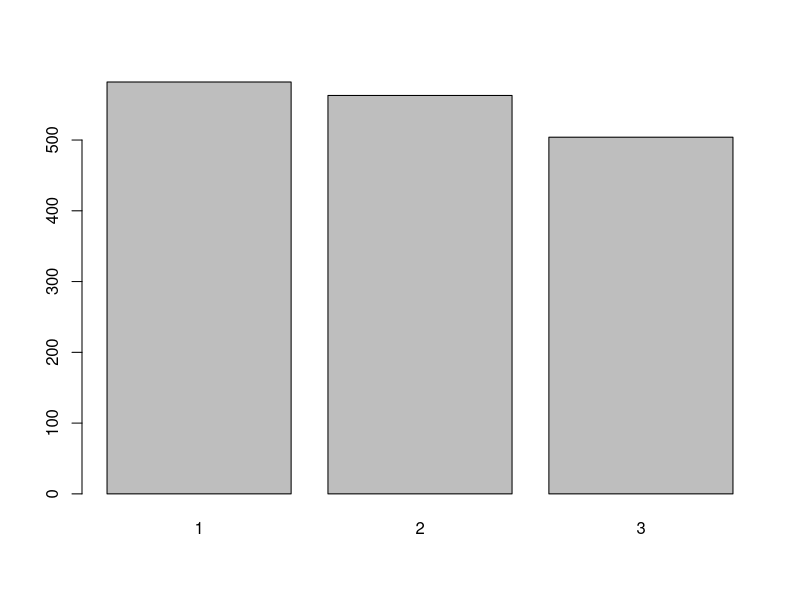
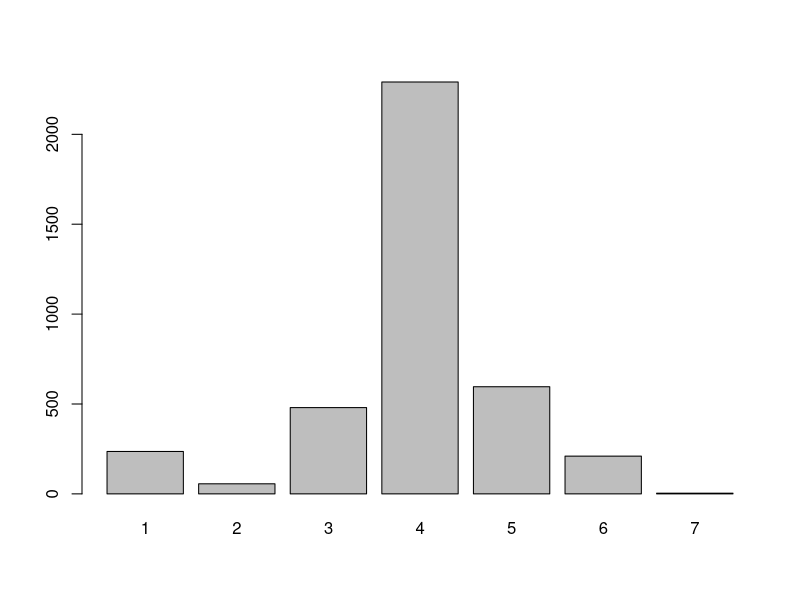
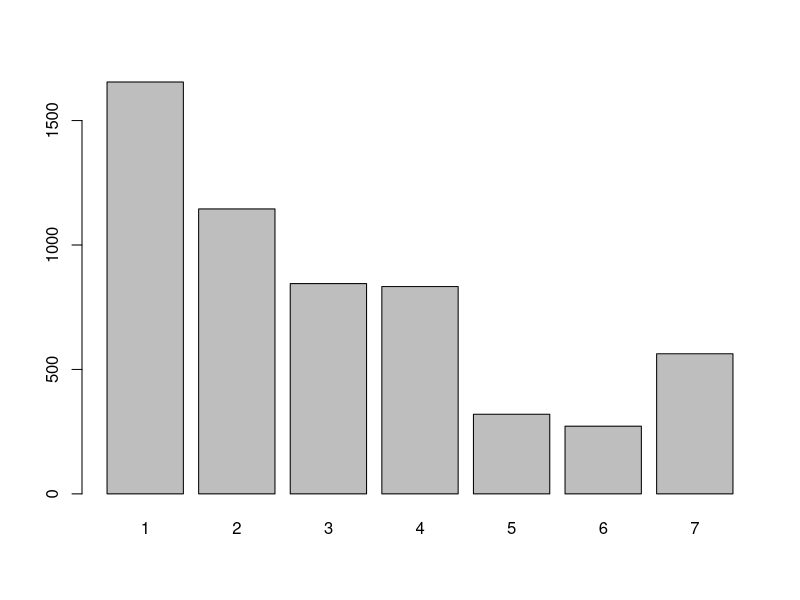
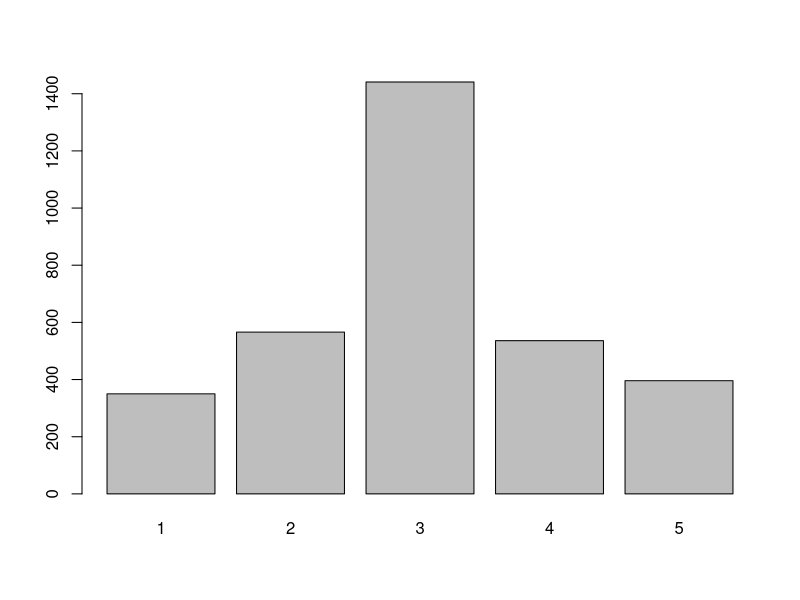
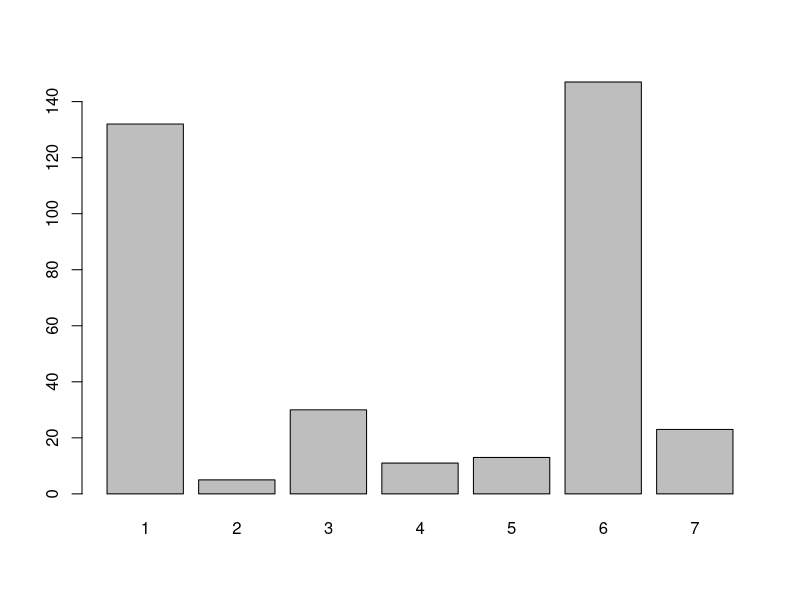
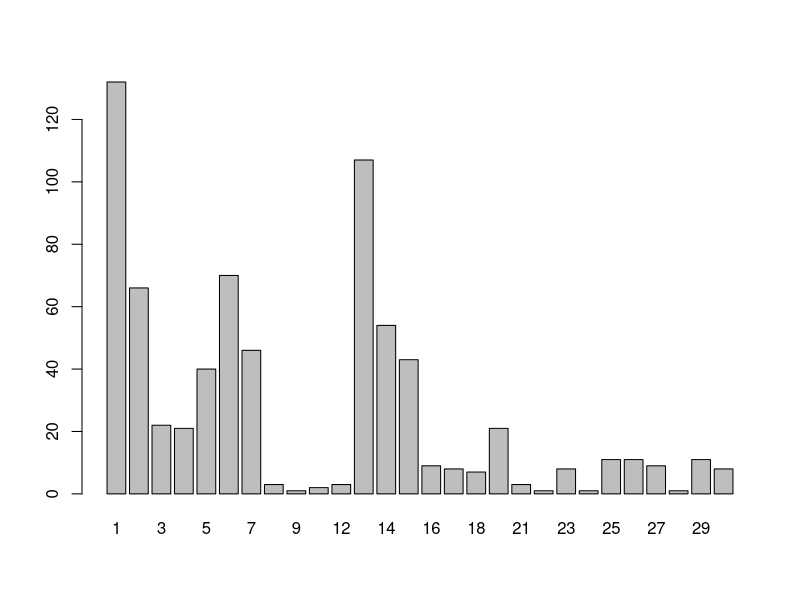
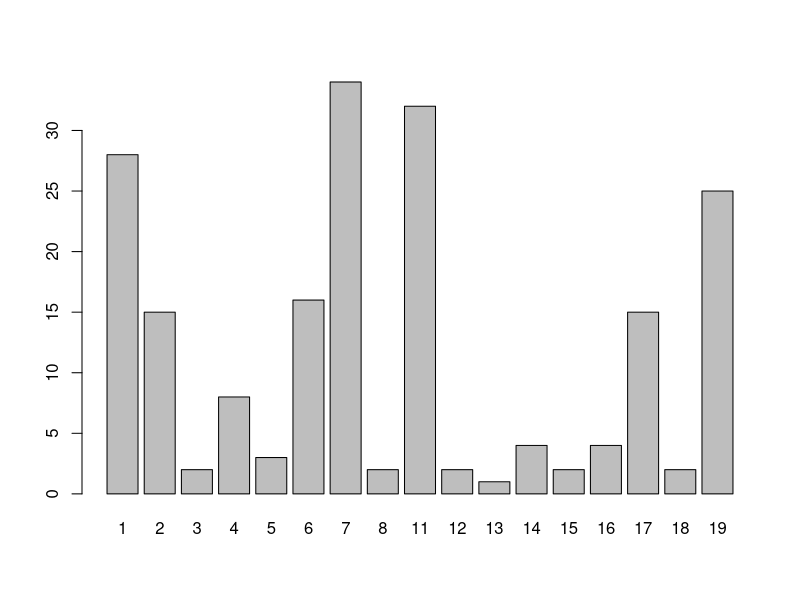
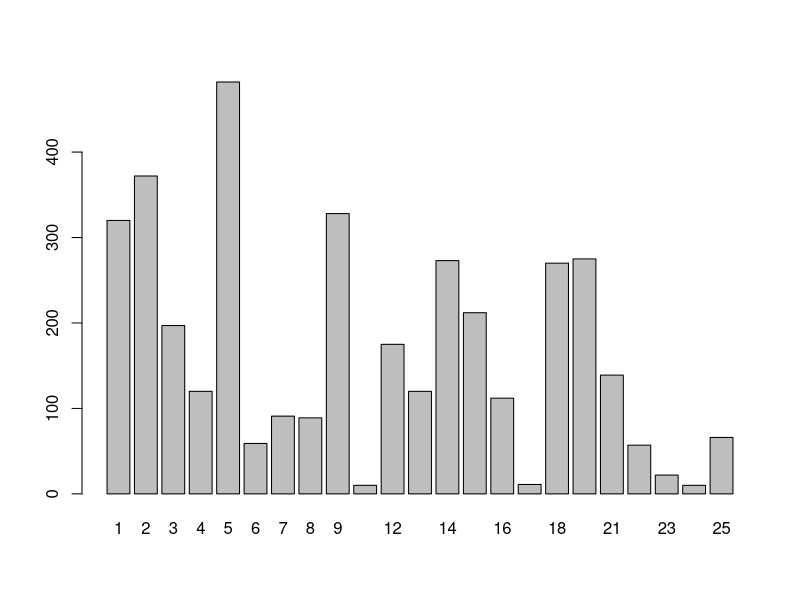

R code for these plots, in order:
library(dplyr)
library(tidyr)

### Bats
bat <- read.csv("rspb20141370supp2_bat.csv", sep=";")

#### Data management: I want to have the dataset in longformat
# Renaming the position variables
n_positions <- ncol(bat) 
colnames(bat)[1:n_positions] <- paste0("pos_", 1:n_positions)

# Turning the dataset from wide to long format
bat_long <- bat %>%
  # Creating a Sequence-ID
  mutate(sequence_id = row_number()) %>%
  #Pivot
  pivot_longer(
    cols = -sequence_id,          
    names_to = "timepoint",       
    values_to = "sound"           
  ) %>%
  # Creating integer values for the new position variable
  mutate(timepoint = as.integer(gsub("\\D", "", timepoint))) %>%
  # remove NAs for shorter sequences
  filter(!is.na(sound)) %>%
  #Sorting
  arrange(sequence_id, timepoint)

# First exploratory steps
unique(bat_long$sound) #how many distinct sounds
max(bat_long$timepoint) #how long is the longest sequence

#relative frequencies of sounds
table(bat_long$sound)
barplot(table(bat_long$sound))

#frequencies of every sound at every position
freq_table_bat <- bat_long %>%
  group_by(timepoint, sound) %>%
  summarise(n = n(), .groups = "drop") %>%
  mutate(prop = n / sum(n), .by = timepoint)

freq_table_bat

freq_list_bat <- bat_long %>%
  group_by(timepoint) %>%
  group_map(~ count(.x, sound) %>% mutate(prop = n / sum(n)))
freq_list_bat

# frequencies of every sequence length
seq_length_table_bat <- bat_long %>%
  group_by(sequence_id) %>%
  summarise(length = n(), .groups = "drop") %>%
  count(length, name = "n_sequences")
seq_length_table_bat

#### Chickadee

chick <- read.csv("rspb20141370supp2_Chickadee.csv", sep=";")

#### Data management: I want to have the dataset in longformat
# Renaming the position variables
n_positions <- ncol(chick) 
colnames(chick)[1:n_positions] <- paste0("pos_", 1:n_positions)

# Turning the dataset from wide to long format
chick_long <- chick %>%
  # Creating a Sequence-ID
  mutate(sequence_id = row_number()) %>%
  #Pivot
  pivot_longer(
    cols = -sequence_id,          
    names_to = "timepoint",       
    values_to = "sound"           
  ) %>%
  # Creating integer values for the new position variable
  mutate(timepoint = as.integer(gsub("\\D", "", timepoint))) %>%
  # remove NAs for shorter sequences
  filter(!is.na(sound)) %>%
  #Sorting
  arrange(sequence_id, timepoint)

# First exploratory steps
unique(chick_long$sound) #how many distinct sounds
max(chick_long$timepoint) #how long is the longest sequence

#relative frequencies of sounds
table(chick_long$sound)
barplot(table(chick_long$sound))

#frequencies of every sound at every position
freq_table_chick <- chick_long %>%
  group_by(timepoint, sound) %>%
  summarise(n = n(), .groups = "drop") %>%
  mutate(prop = n / sum(n), .by = timepoint)

freq_table_chick

freq_list_chick <- chick_long %>%
  group_by(timepoint) %>%
  group_map(~ count(.x, sound) %>% mutate(prop = n / sum(n)))
freq_list_chick

# frequencies of every sequence length
seq_length_table_chick <- chick_long %>%
  group_by(sequence_id) %>%
  summarise(length = n(), .groups = "drop") %>%
  count(length, name = "n_sequences")
seq_length_table_chick


#### Finch
finch <- read.csv("rspb20141370supp2_Finch.csv", sep=";")

#### Data management: I want to have the dataset in longformat
# Renaming the position variables
n_positions <- ncol(finch) 
colnames(finch)[1:n_positions] <- paste0("pos_", 1:n_positions)

# Turning the dataset from wide to long format
finch_long <- finch %>%
  # Creating a Sequence-ID
  mutate(sequence_id = row_number()) %>%
  #Pivot
  pivot_longer(
    cols = -sequence_id,          
    names_to = "timepoint",       
    values_to = "sound"           
  ) %>%
  # Creating integer values for the new position variable
  mutate(timepoint = as.integer(gsub("\\D", "", timepoint))) %>%
  # remove NAs for shorter sequences
  filter(!is.na(sound)) %>%
  #Sorting
  arrange(sequence_id, timepoint)

# First exploratory steps
unique(finch_long$sound) #how many distinct sounds
max(finch_long$timepoint) #how long is the longest sequence

#relative frequencies of sounds
table(finch_long$sound)
barplot(table(finch_long$sound))

#frequencies of every sound at every position
freq_table_finch <- finch_long %>%
  group_by(timepoint, sound) %>%
  summarise(n = n(), .groups = "drop") %>%
  mutate(prop = n / sum(n), .by = timepoint)

freq_table_finch

freq_list_finch <- finch_long %>%
  group_by(timepoint) %>%
  group_map(~ count(.x, sound) %>% mutate(prop = n / sum(n)))
freq_list_finch

# frequencies of every sequence length
seq_length_table_finch <- finch_long %>%
  group_by(sequence_id) %>%
  summarise(length = n(), .groups = "drop") %>%
  count(length, name = "n_sequences")
seq_length_table_finch

#### Hyrax
hyrax <- read.csv("rspb20141370supp2_Hyrax.csv", sep=";")

#### Data management: I want to have the dataset in longformat
# Renaming the position variables
n_positions <- ncol(hyrax) 
colnames(hyrax)[1:n_positions] <- paste0("pos_", 1:n_positions)

# Turning the dataset from wide to long format
hyrax_long <- hyrax %>%
  # Creating a Sequence-ID
  mutate(sequence_id = row_number()) %>%
  #Pivot
  pivot_longer(
    cols = -sequence_id,          
    names_to = "timepoint",       
    values_to = "sound"           
  ) %>%
  # Creating integer values for the new position variable
  mutate(timepoint = as.integer(gsub("\\D", "", timepoint))) %>%
  # remove NAs for shorter sequences
  filter(!is.na(sound)) %>%
  #Sorting
  arrange(sequence_id, timepoint)

# First exploratory steps
unique(hyrax_long$sound) #how many distinct sounds
max(hyrax_long$timepoint) #how long is the longest sequence

#relative frequencies of sounds
table(hyrax_long$sound)
barplot(table(hyrax_long$sound))

#frequencies of every sound at every position
freq_table_hyrax <- hyrax_long %>%
  group_by(timepoint, sound) %>%
  summarise(n = n(), .groups = "drop") %>%
  mutate(prop = n / sum(n), .by = timepoint)

freq_table_hyrax

freq_list_hyrax <- hyrax_long %>%
  group_by(timepoint) %>%
  group_map(~ count(.x, sound) %>% mutate(prop = n / sum(n)))
freq_list_hyrax

# frequencies of every sequence length
seq_length_table_hyrax <- hyrax_long %>%
  group_by(sequence_id) %>%
  summarise(length = n(), .groups = "drop") %>%
  count(length, name = "n_sequences")
seq_length_table_hyrax

#### Orangutan
orang <- read.csv("rspb20141370supp2_Orangutan.csv", sep=";")

#### Data management: I want to have the dataset in longformat
# Renaming the position variables
n_positions <- ncol(orang) 
colnames(orang)[1:n_positions] <- paste0("pos_", 1:n_positions)

# Turning the dataset from wide to long format
orang_long <- orang %>%
  # Creating a Sequence-ID
  mutate(sequence_id = row_number()) %>%
  #Pivot
  pivot_longer(
    cols = -sequence_id,          
    names_to = "timepoint",       
    values_to = "sound"           
  ) %>%
  # Creating integer values for the new position variable
  mutate(timepoint = as.integer(gsub("\\D", "", timepoint))) %>%
  # remove NAs for shorter sequences
  filter(!is.na(sound)) %>%
  #Sorting
  arrange(sequence_id, timepoint)

# First exploratory steps
unique(orang_long$sound) #how many distinct sounds
max(orang_long$timepoint) #how long is the longest sequence

#relative frequencies of sounds
table(orang_long$sound)
barplot(table(orang_long$sound))

#frequencies of every sound at every position
freq_table_orang <- orang_long %>%
  group_by(timepoint, sound) %>%
  summarise(n = n(), .groups = "drop") %>%
  mutate(prop = n / sum(n), .by = timepoint)

freq_table_orang

freq_list_orang <- orang_long %>%
  group_by(timepoint) %>%
  group_map(~ count(.x, sound) %>% mutate(prop = n / sum(n)))
freq_list_orang

# frequencies of every sequence length
seq_length_table_orang <- orang_long %>%
  group_by(sequence_id) %>%
  summarise(length = n(), .groups = "drop") %>%
  count(length, name = "n_sequences")
seq_length_table_orang


#### Orca
orca <- read.csv("rspb20141370supp2_Orca.csv", sep=";")

#### Data management: I want to have the dataset in longformat
# Renaming the position variables
n_positions <- ncol(orca) 
colnames(orca)[1:n_positions] <- paste0("pos_", 1:n_positions)

# Turning the dataset from wide to long format
orca_long <- orca %>%
  # Creating a Sequence-ID
  mutate(sequence_id = row_number()) %>%
  #Pivot
  pivot_longer(
    cols = -sequence_id,          
    names_to = "timepoint",       
    values_to = "sound"           
  ) %>%
  # Creating integer values for the new position variable
  mutate(timepoint = as.integer(gsub("\\D", "", timepoint))) %>%
  # remove NAs for shorter sequences
  filter(!is.na(sound)) %>%
  #Sorting
  arrange(sequence_id, timepoint)

# First exploratory steps
unique(orca_long$sound) #how many distinct sounds
max(orca_long$timepoint) #how long is the longest sequence

#relative frequencies of sounds
table(orca_long$sound)
barplot(table(orca_long$sound))

#frequencies of every sound at every position
freq_table_orca <- orca_long %>%
  group_by(timepoint, sound) %>%
  summarise(n = n(), .groups = "drop") %>%
  mutate(prop = n / sum(n), .by = timepoint)

freq_table_orca

freq_list_orca <- orca_long %>%
  group_by(timepoint) %>%
  group_map(~ count(.x, sound) %>% mutate(prop = n / sum(n)))
freq_list_orca

# frequencies of every sequence length
seq_length_table_orca <- orca_long %>%
  group_by(sequence_id) %>%
  summarise(length = n(), .groups = "drop") %>%
  count(length, name = "n_sequences")
seq_length_table_orca


#### Pilot
pilot <- read.csv("rspb20141370supp2_Pilot.csv", sep=";")

#### Data management: I want to have the dataset in longformat
# Renaming the position variables
n_positions <- ncol(pilot) 
colnames(pilot)[1:n_positions] <- paste0("pos_", 1:n_positions)

# Turning the dataset from wide to long format
pilot_long <- pilot %>%
  # Creating a Sequence-ID
  mutate(sequence_id = row_number()) %>%
  #Pivot
  pivot_longer(
    cols = -sequence_id,          
    names_to = "timepoint",       
    values_to = "sound"           
  ) %>%
  # Creating integer values for the new position variable
  mutate(timepoint = as.integer(gsub("\\D", "", timepoint))) %>%
  # remove NAs for shorter sequences
  filter(!is.na(sound)) %>%
  #Sorting
  arrange(sequence_id, timepoint)

# First exploratory steps
unique(pilot_long$sound) #how many distinct sounds
max(pilot_long$timepoint) #how long is the longest sequence

#relative frequencies of sounds
table(pilot_long$sound)
barplot(table(pilot_long$sound))

#frequencies of every sound at every position
freq_table_pilot <- pilot_long %>%
  group_by(timepoint, sound) %>%
  summarise(n = n(), .groups = "drop") %>%
  mutate(prop = n / sum(n), .by = timepoint)

freq_table_pilot

freq_list_pilot <- pilot_long %>%
  group_by(timepoint) %>%
  group_map(~ count(.x, sound) %>% mutate(prop = n / sum(n)))
freq_list_pilot

# frequencies of every sequence length
seq_length_table_pilot <- pilot_long %>%
  group_by(sequence_id) %>%
  summarise(length = n(), .groups = "drop") %>%
  count(length, name = "n_sequences")
seq_length_table_pilot


#### English
eng <- read.csv("rspb20141370supp2_English.csv", sep=";")

#### Data management: I want to have the dataset in longformat
# Renaming the position variables
n_positions <- ncol(eng) 
colnames(eng)[1:n_positions] <- paste0("pos_", 1:n_positions)

# Turning the dataset from wide to long format
eng_long <- eng %>%
  # Creating a Sequence-ID
  mutate(sequence_id = row_number()) %>%
  #Pivot
  pivot_longer(
    cols = -sequence_id,          
    names_to = "timepoint",       
    values_to = "sound"           
  ) %>%
  # Creating integer values for the new position variable
  mutate(timepoint = as.integer(gsub("\\D", "", timepoint))) %>%
  # remove NAs for shorter sequences
  filter(!is.na(sound)) %>%
  #Sorting
  arrange(sequence_id, timepoint)

# First exploratory steps
unique(eng_long$sound) #how many distinct sounds
max(eng_long$timepoint) #how long is the longest sequence

#relative frequencies of sounds
table(eng_long$sound)
barplot(table(eng_long$sound))

#frequencies of every sound at every position
freq_table_eng <- eng_long %>%
  group_by(timepoint, sound) %>%
  summarise(n = n(), .groups = "drop") %>%
  mutate(prop = n / sum(n), .by = timepoint)

freq_table_eng

freq_list_eng <- eng_long %>%
  group_by(timepoint) %>%
  group_map(~ count(.x, sound) %>% mutate(prop = n / sum(n)))
freq_list_eng

# frequencies of every sequence length
seq_length_table_eng <- eng_long %>%
  group_by(sequence_id) %>%
  summarise(length = n(), .groups = "drop") %>%
  count(length, name = "n_sequences")
seq_length_table_eng
